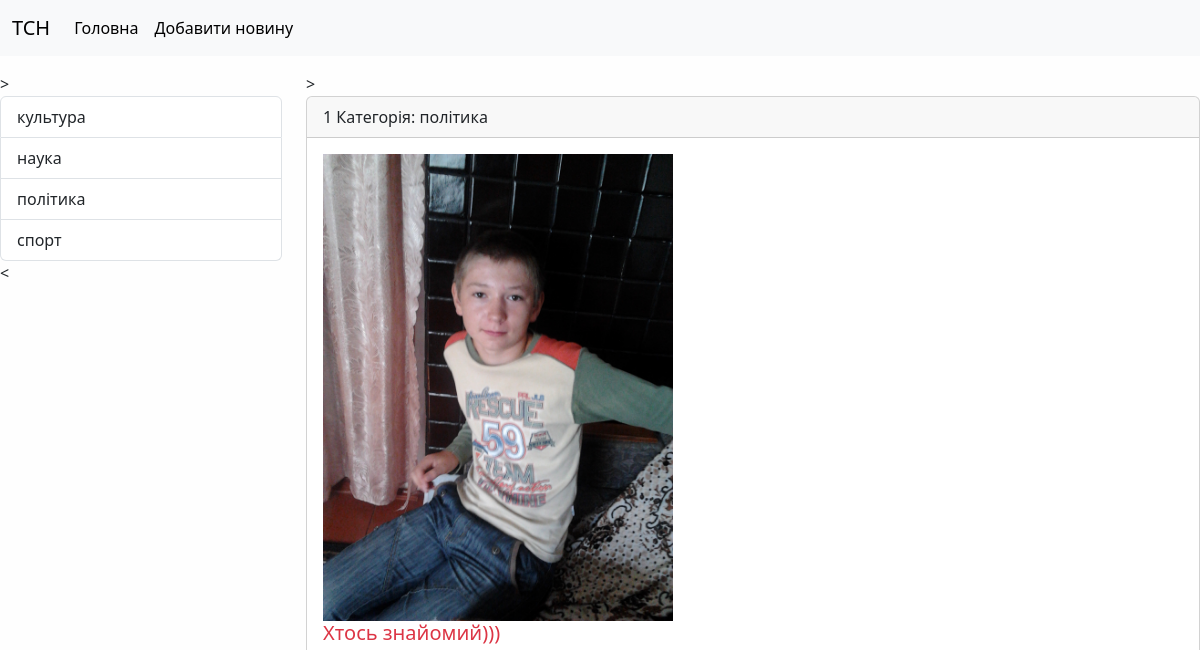
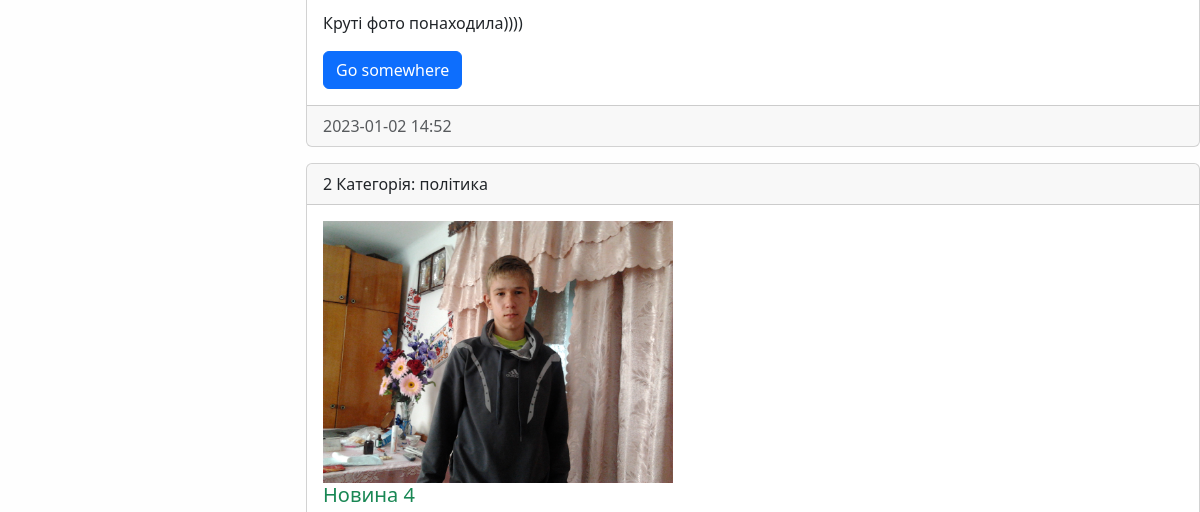
Page /category/3/ (upper part) on the earlier database version (2 pictures, top to bottom).
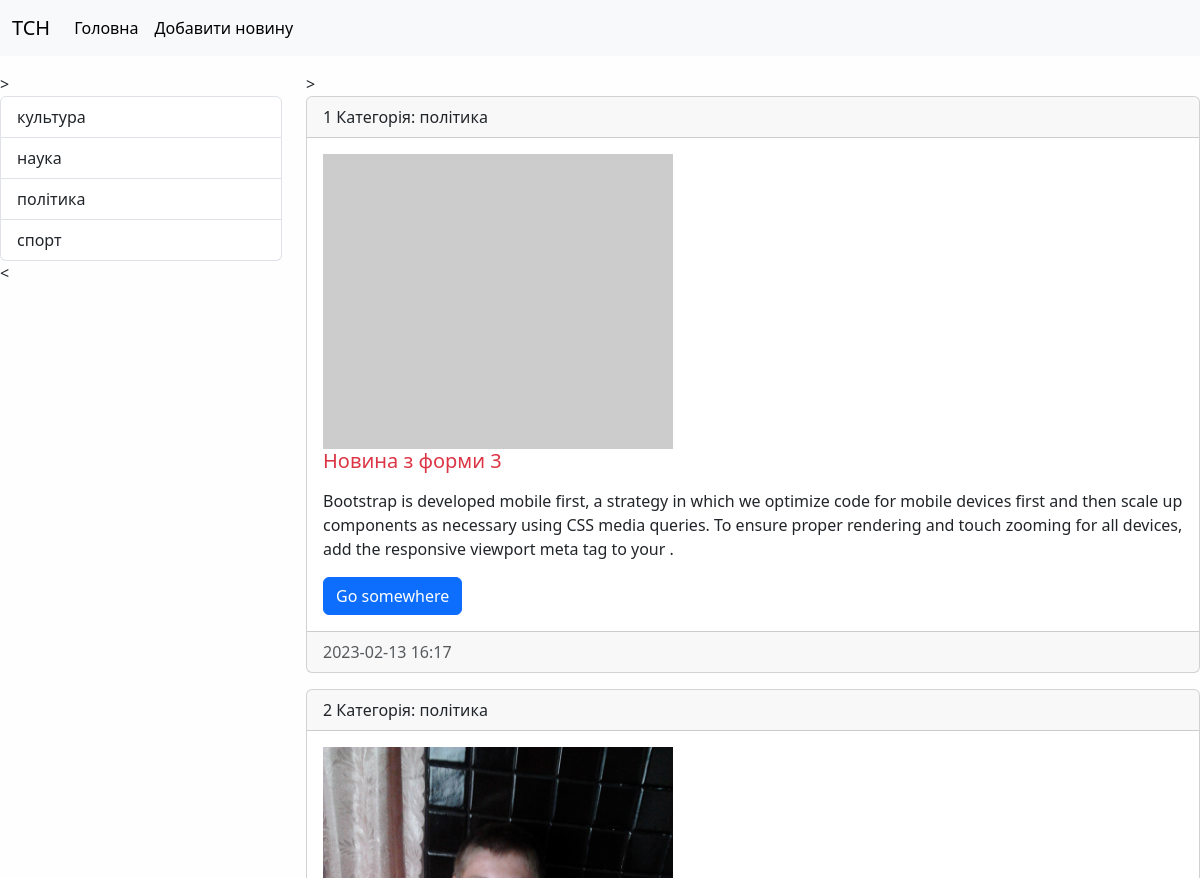
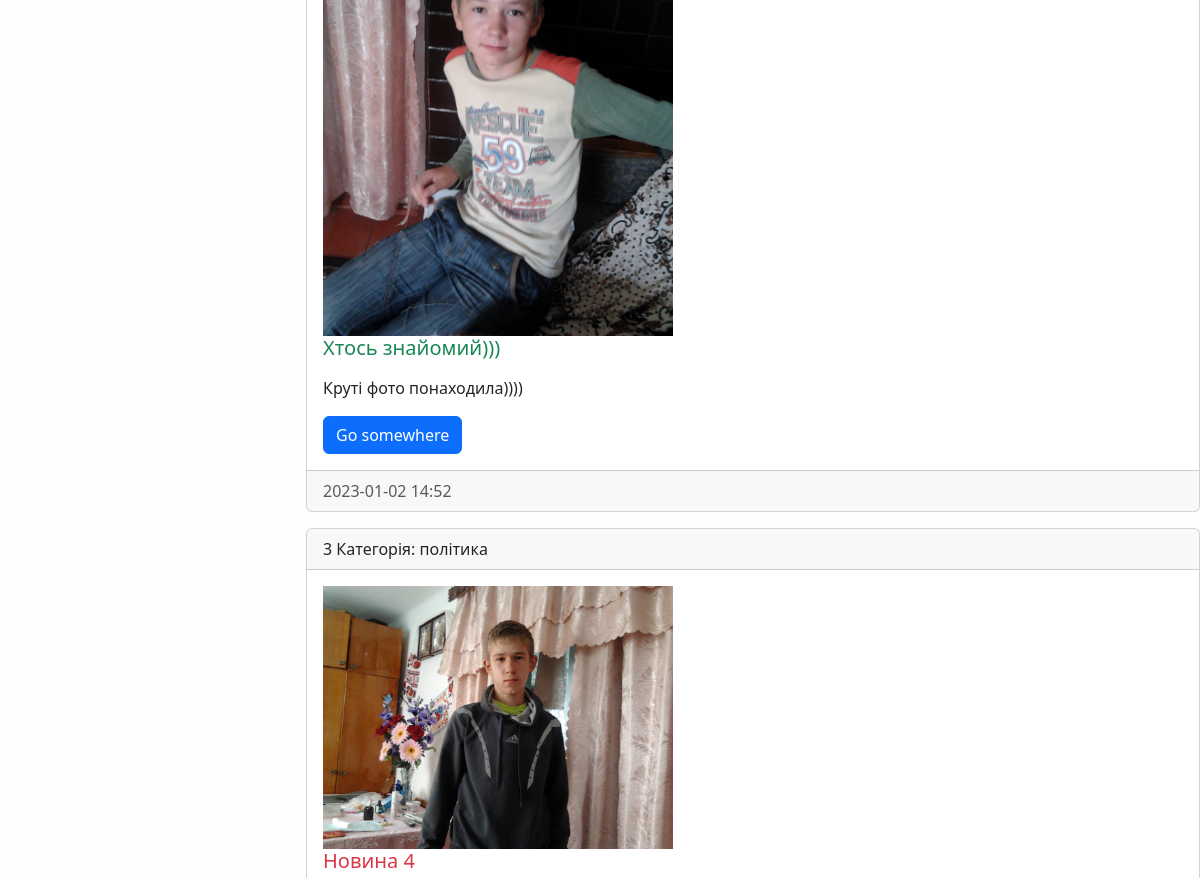
Same page on the later database version (2 pictures, top to bottom).
### news/models.py (models this page shows, shortened)
class Category(models.Model):
    title= models.CharField(max_length=150, db_index=True, verbose_name="Назва категорії")
    def get_absolute_url(self):
        return reverse('category', kwargs={'category_id': self.pk})
    def __str__(self):
        return self.title
    class Meta:
        verbose_name="Категорія"
        verbose_name_plural = "Категорії"
        ordering=['title']

class News(models.Model):
    title = models.CharField(max_length=150, verbose_name="Назва новини")
    content = models.TextField(blank=True, verbose_name="контент")
    created_at = models.DateTimeField(auto_now_add=True, verbose_name="Дата публікації")
    updated_at = models.DateTimeField(auto_now=True, verbose_name="оновлено")
    photo = models.ImageField(upload_to='photos/%Y/%m/%d/', verbose_name="фото", blank=True)
    is_published = models.BooleanField(default=True, verbose_name="Опубліковано?")
    category=models.ForeignKey('Category', on_delete=models.PROTECT, null=True, verbose_name="Категорія")
    class Meta:
        verbose_name="Новина"
        verbose_name_plural = "Новини"
        ordering=['-created_at']

### news/views.py (the view)
# urls.py: path('category/<int:category_id>/', get_category, name='category'),
def get_category(request, category_id):
    news= News.objects.filter(category_id=category_id)
    category= News.objects.get(id=category_id)
    return render(request, 'news/category.html', {'news': news, 'category': category})

### news/templatetags/news_tags.py (called while the page is built)
@register.inclusion_tag('news/list_categories.html')
def show_categories(arg1='Hello', arg2='world'):
    categories = Category.objects.all()
    return {'categories':categories, 'arg1':arg1, 'arg2':arg2}

### news/templates/news/category.html (shortened to what this page needs)
{% extends 'base.html' %}
{%block sidebar%}>
{%include 'inc/_sitebar.html'%}
<{%endblock%}
{%block content%}>
       {% for item in news %}
       <div class="card mb-3">
          <div class="card-header">
            {{forloop.counter}}
            Категорія: {{item.category}}
          </div>
          <div class="card-body">
              <div class="media">
                  {%if item.photo%}
                      <img src="{{item.photo.url}} " alt=" " width="350" class="mr-3">
                  {%else%}
                      <img src="https://picsum.photos/id/237/200/300" alt=" " width="350" class="mr-3">
                  {%endif%}
                  <div class="media-body">
                      <h5 class="card-title {%cycle 'text-danger' 'text-success'%}">{{ item.title }}</h5>
                      <p class="card-text">{{ item.content|safe|linebreaks|truncatewords:50}}</p>
                      <a href="#" class="btn btn-primary">Go somewhere</a>
                  </div>
              </div>
          </div>
          <div class="card-footer text-muted">
             {{ item.created_at|date:'Y-m-d H:i'}}
          </div>
       </div>
       {% empty %}
            Oops...
       {% endfor %}
<{%endblock%}

### templates/base.html (shortened to what this page needs)
{% load static %}
<!doctype html>
<html lang="en">
<head>
    <link rel="stylesheet" href="{% static 'bootstrap/css/bootstrap.min.css' %}">
    <link rel="stylesheet" href="{% static 'css/style.css' %}">
</head>
<body>
{% include 'inc/_nav.html'%}
<div class="conteiner mt-3">
    <div class="row">
      <div class="col-md-3">
        {%block sidebar%}> sidebar <{%endblock%}
      </div>
      <div class="col-md-9">
        {%block content%}> content <{%endblock%}
      </div>
    </div>
</div>
<script src="{% static 'bootstrap/js/bootstrap.min.js' %}"></script>  </body>
</html>

### templates/inc/_nav.html (shortened to what this page needs)
<nav class="navbar navbar-expand-lg bg-body-tertiary">
      <div class="container-fluid">
        <a class="navbar-brand" href="{% url 'home'%}">ТСН</a>
        <div class="collapse navbar-collapse" id="navbarSupportedContent">
          <ul class="navbar-nav me-auto mb-2 mb-lg-0">
            <li class="nav-item"><a class="nav-link active" aria-current="page" href="{% url 'home'%}">Головна</a></li>
            <li class="nav-item"><a class="nav-link active" aria-current="page" href="{% url 'add_news'%}">Добавити новину</a></li>
          </ul>
        </div>
      </div>
    </nav>

### templates/inc/_sitebar.html (shortened to what this page needs)
{% load news_tags%}
{% show_categories%}

### news/templates/news/list_categories.html
{% load news_tags%}
<div class="list-group ">
    {%for item in categories%}
    <a href="{{item.get_absolute_url}}" class="list-group-item list-group-item-action">{{item.title}}</a>
    {%endfor%}
</div>

### mysite/static/css/style.css (style rules this page uses)
body { background-color: #fefefe; }

Differences in the rows shown:
added News: category "політика", title "Новина з форми 3", content "Bootstrap is developed mobile first, a strategy in which we optimize code for mobile devices first and then scale up components as necessary using CSS media queries. To ensure proper rendering and touch zooming for all devices, add the responsive viewport meta tag to your .", created_at "2023-02-13 16:17"
